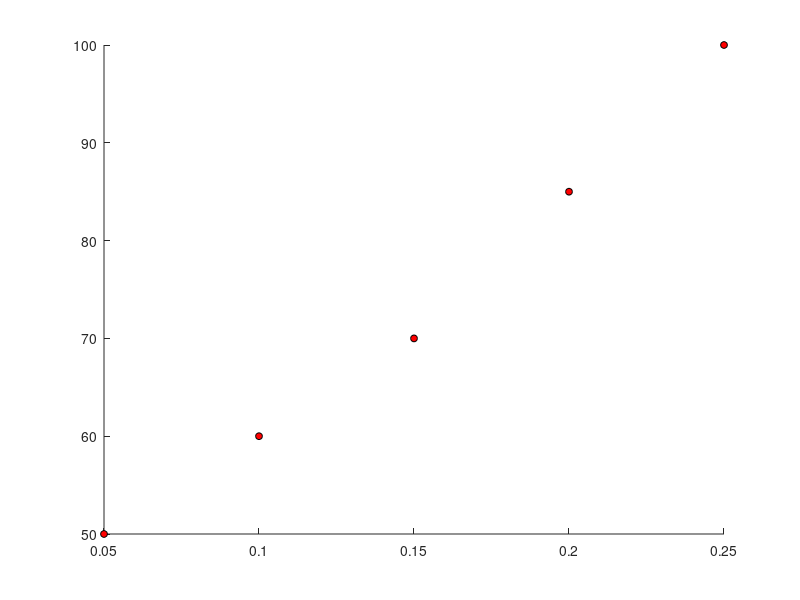

The MATLAB source for this figure: (Note: this script raises an error after producing the figure.)
%%
%
%
%
clear variables;
parentDir = '~/git/psychophys/rsvp';
%%

cd(parentDir);
figure(1); clf; hold on;
for iSpacing = 1: 2 % 1 unspaced, 2 spaced
    
    if iSpacing == 1
        intensities = [.05 .1 .15 .2 .25];
        pCorrect = [.5 .6 .7 .85 1];
        pBest.t = .16;
        pBest.b = 3.5;
    else
        pBest.t = .21;
        pBest.b = 4;
        intensities = [.05 .1 .15 .2 .25];
        pCorrect = [.5 .5 .6 .75 .9];
    end
    
    
    %loop through each intensity so each data point can have it's own size.
    for i=1:length(intensities);
        sz = 5; %nTrials(i)+2;
        if iSpacing == 1
            plot(intensities(i),100*pCorrect(i),'o','MarkerFaceColor','r','MarkerEdgeColor','k','MarkerSize',sz);
        else
            plot(intensities(i),100*pCorrect(i),'o','MarkerFaceColor','b','MarkerEdgeColor','k','MarkerSize',sz);
        end
    end
    
    %plot the parametric psychometric function
    % x = exp(linspace(log(min(results.intensity)),log(max(results.intensity)),101));
    x = linspace(min(intensities),max(intensities),101);
    y = Weibull(pBest,x);
    
    if iSpacing == 1
        plot(x,100*y,'r-','LineWidth',2);
    else
        plot(x,100*y,'b-','LineWidth',2);
    end
    
    %     plot([pBest.u,pBest.u],[50,0],'k--','LineWidth',2)
    
    %     plot([-1,pBest.u,pBest.u],[50,50,0],'k--','LineWidth',2)
    %     plot([mean(result.thresh)+1 mean(result.thresh)+1],[0 50], 'r--', 'LineWidth',2);
    
    set(gca,'XLim',[0 .4],'YLim',[40,100],'XTickLabel',{'5','10','15','20','25','30','35','40'},'TickDir','out','LineWidth',1,'FontName','Arial','FontSize',12);
    %         set(gca,'XLim',[min(intensities)-.05 max(intensities)+.1])
    
    xxx = get(gca,'XLim');
    
    if iSpacing == 1
        plot([xxx(1) pBest.t pBest.t],[75 75 40],'r--','LineWidth',1);
    else
        plot([xxx(1) pBest.t pBest.t],[75 75 40],'b--','LineWidth',1);
    end
    
    % logx2raw
    
    xlabel('Motion strength (% coherence)', 'FontName','Arial','FontSize',16);
    ylabel('Percent correct (%)','FontName','Arial','FontSize',16);
end

currDir = pwd;
cd('~/Dropbox/Publish/MSVisit')
filename = 'FakePsycho2.svg';
print(gcf,'-dsvg',filename,'-painters','-r300');
cd(currDir)